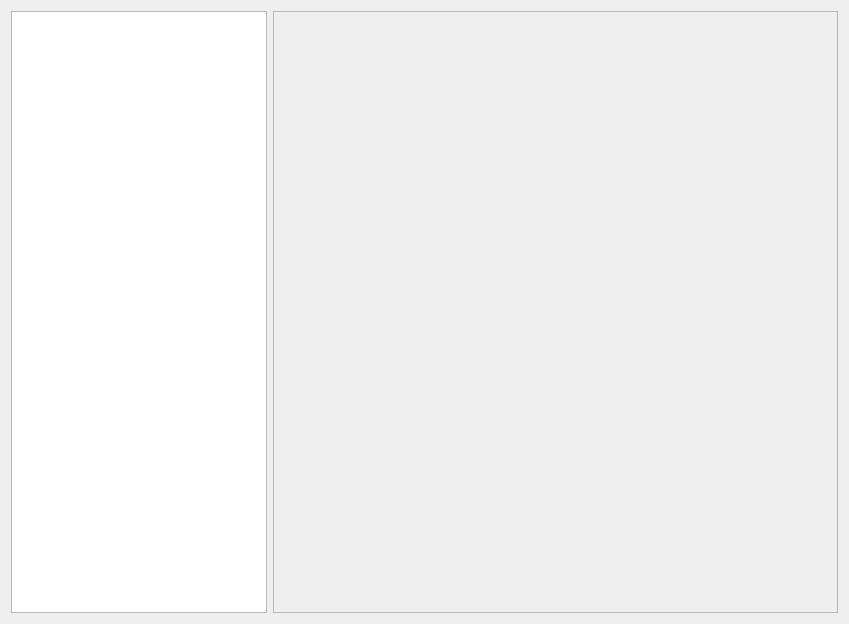
<?xml version="1.0" encoding="UTF-8"?>
<ui version="4.0">
 <class>ConfigEditor</class>
 <widget class="QDialog" name="ConfigEditor">
  <property name="geometry">
   <rect>
    <x>0</x>
    <y>0</y>
    <width>849</width>
    <height>624</height>
   </rect>
  </property>
  <property name="windowTitle">
   <string>Edit config...</string>
  </property>
  <property name="windowIcon">
   <iconset>
    <normaloff>:/icons/gear--pencil</normaloff>:/icons/gear--pencil</iconset>
  </property>
  <layout class="QHBoxLayout" name="horizontalLayout" stretch="0,0">
   <item>
    <widget class="QTreeWidget" name="_category_tree">
     <property name="sizePolicy">
      <sizepolicy hsizetype="Minimum" vsizetype="Expanding">
       <horstretch>0</horstretch>
       <verstretch>0</verstretch>
      </sizepolicy>
     </property>
     <property name="autoExpandDelay">
      <number>0</number>
     </property>
     <property name="columnCount">
      <number>1</number>
     </property>
     <attribute name="headerVisible">
      <bool>false</bool>
     </attribute>
     <column>
      <property name="text">
       <string>1</string>
      </property>
     </column>
    </widget>
   </item>
   <item>
    <widget class="QFrame" name="_frame">
     <property name="sizePolicy">
      <sizepolicy hsizetype="Expanding" vsizetype="Preferred">
       <horstretch>0</horstretch>
       <verstretch>0</verstretch>
      </sizepolicy>
     </property>
     <property name="frameShape">
      <enum>QFrame::StyledPanel</enum>
     </property>
     <property name="frameShadow">
      <enum>QFrame::Raised</enum>
     </property>
     <layout class="QVBoxLayout" name="verticalLayout">
      <property name="leftMargin">
       <number>0</number>
      </property>
      <property name="topMargin">
       <number>0</number>
      </property>
      <property name="rightMargin">
       <number>0</number>
      </property>
      <property name="bottomMargin">
       <number>0</number>
      </property>
      <item>
       <layout class="QVBoxLayout" name="_widget_layout"/>
      </item>
     </layout>
    </widget>
   </item>
  </layout>
 </widget>
 <resources>
  <include location="../resources/resources.qrc"/>
 </resources>
 <connections/>
</ui>
